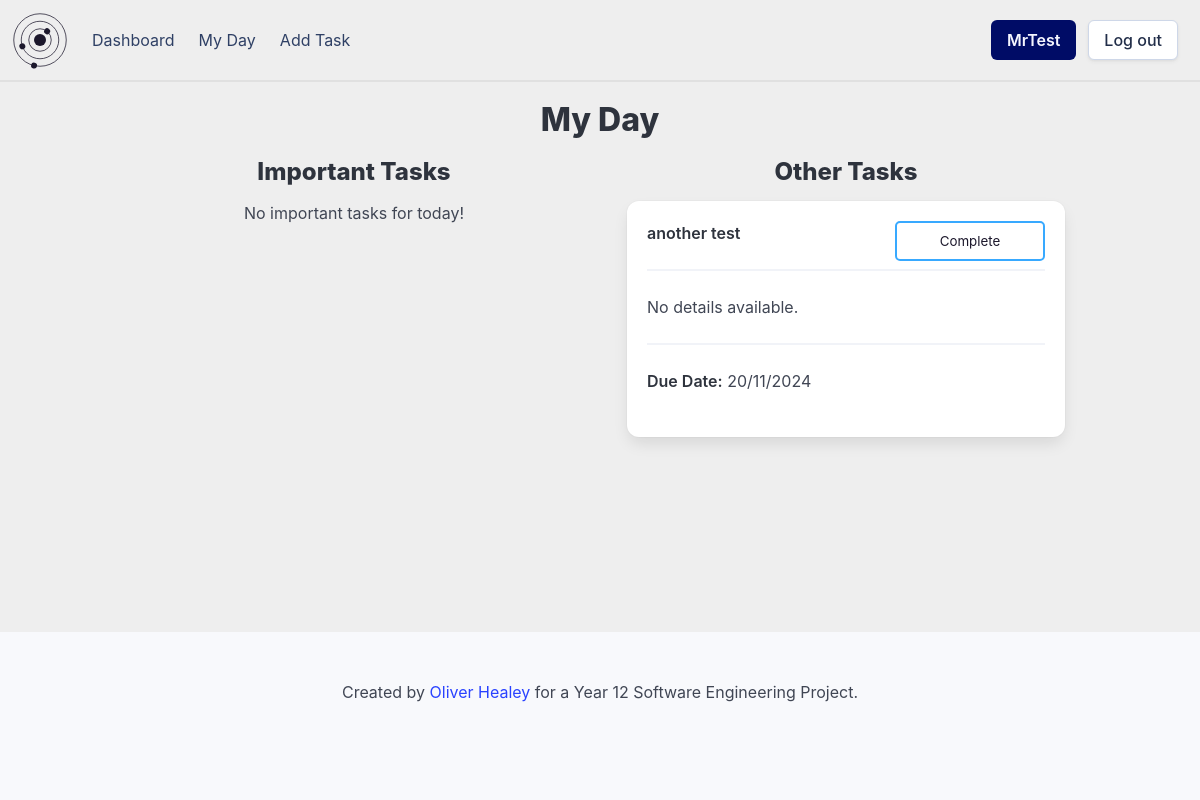
Screenshot of /myday (signed in) with the database file from the repository.
### setup_db.py (models this page shows)
class Task(Base):
    __tablename__ = 'tasks'
    task_id = Column(String, primary_key=True)
    name = Column(String, nullable=False)
    details = Column(String)
    important = Column(Boolean, nullable=False)
    due_date = Column(DateTime, nullable=False)
    completed = Column(Boolean, nullable=False)
    user_id = Column(String, ForeignKey('userdetails.id'), nullable=False)
    group_id = Column(String, ForeignKey('groups.group_id'), nullable=False)
    user = relationship('User', back_populates='tasks')
    groups = relationship('Group', back_populates='tasks')

### app.py (the view)
@app.route('/myday')
def myday():
    if flaskSession.get('userId') is None:
        return redirect(url_for('login'))
    userId = flaskSession.get('userId')
    current_date = datetime.datetime.now().date()
    tasks = sessionDb.query(Task).filter(Task.user_id == userId).all()
    tasks = [task for task in tasks if task.due_date.date() == current_date]
    return render_template('myday.html', tasks=tasks, showDetails=True)

### templates/myday.html (shortened to what this page needs)
{% extends "base_loggedin.html" %}
{% block heading %}My Day{% endblock %}
{% block content %}
    <div class="container">
        <div class="day-overview">
            {% if tasks|length == 0 %}
                <p>No tasks for today! Add some tasks <a href="/addtask">here.</a></p>
            {% else %}
                {% set important_tasks = tasks|selectattr('important')|list %}
                {% set other_tasks = tasks|rejectattr('important')|list %}
                <div class="columns is-multiline">
                    <div class="column is-half">
                        <h3 class="has-text-centered">Important Tasks</h3>
                        {% if important_tasks|length == 0 %}
                            <p class="has-text-centered">No important tasks for today!</p>
                        {% else %}
                            {% for task in tasks %}
                                {% if task.important %}
                                    {% include 'task_box.html' %}
                                {% endif %}
                            {% endfor %}
                        {% endif %}
                    </div>
                    <div class="column is-half">
                        <h3 class="has-text-centered">Other Tasks</h3>
                        {% if other_tasks|length == 0 %}
                            <p class="has-text-centered">No other tasks for today!</p>
                        {% else %}
                            {% for task in tasks %}
                                {% if not task.important %}
                                    {% include 'task_box.html' %}
                                {% endif %}
                            {% endfor %}
                        {% endif %}
                    </div>
                </div>
            {% endif %}
        </div>
    </div>
{% endblock %}

### templates/task_box.html (shortened to what this page needs)
<div class="box task-box" onclick="window.location.href='/task/{{ task.task_id }}'">
    <div class="content">
        <p>
            <strong class="{{ 'has-text-success' if task.completed else '' }}">{{ task.name }}</strong>
            <hr>
            {% if showDetails %}
                {% if task.details %}
                    {{ task.details }}
                {% else %}
                    No details available.
                {% endif %}
                <hr>
            {% endif %}
            {% if not task.completed %}
                <strong class="">Due Date:</strong> {{ task.due_date.strftime('%d/%m/%Y') }}<br>
            {% else %}
                <strong class="has-text-success">Task Complete</strong>
            {% endif %}
        </p>
    </div>
    {% if not task.completed %}
        <form action="/complete" method="POST">
            <input type="submit" value="Complete" class="task-complete-button">
        </form>
    {% else %}
        <form action="/decomplete" method="POST">
            <input type="hidden" name="task_id" value="{{ task.task_id }}">
            <input type="submit" value="Remove Complete" class="task-complete-button">
        </form>
    {% endif %}
</div>

### static/styles/styles.css (style rules this page uses)
:root { --bulma-primary-h: 206deg; --bulma-primary-l: 61%; --bulma-link-l: 20%; --bulma-info-h: 63deg; --bulma-info-l: 68%; --bulma-scheme-s: 36%; --bulma-body-background-color: light-dark(#eeeeee, #0f141f); color-scheme: light dark; --accent-color: light-dark(#1c182c, #e0e0e0); --accent-color-invert: light-dark(#e0e0e0, #160f34); }
body { margin: none; padding: none; }
.task-box { position: relative; overflow: hidden; transition: all 0.5s; cursor: pointer; margin: 15px; }
.task-box:before { content: ''; position: absolute; opacity: 0; height: 100%; width: 100%; top: 0px; bottom: 0px; right: 0px; align-content: center; padding: 10px; transition: 0.5s; color: #0f141f; background-color: var(--bulma-primary); }
.task-box:after { content: 'Click for more details...'; opacity: 0; position: absolute; bottom: -20px; right: 20px; transition: 0.5s; font-size: 0.7rem; }
.task-complete-button { position: absolute; top: 20px; right: 20px; width: 150px; height: 40px; background-color: transparent; border: var(--bulma-primary) solid 2px; color: var(--accent-color); border-radius: 5px; padding: 5px; cursor: pointer; }

### rows the page displays
Task: name "another test", details "No details available.", due_date "20/11/2024"

### other values shown
{{ session['username'] }} "MrTest"
